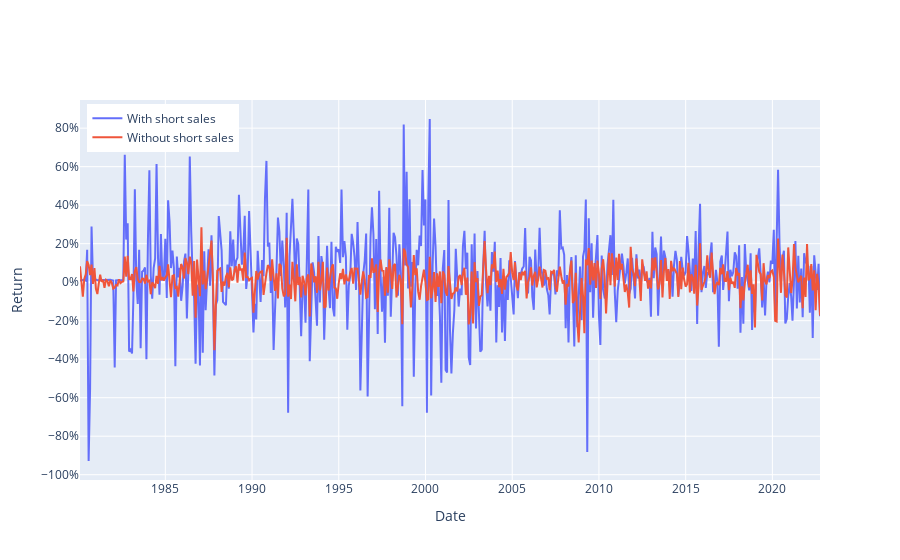

Notebook code for this chart:
### Code cell
# Plot the time-series of returns (sum of risky portfolio weights as hoverdata)
fig = go.Figure()

label_dict = {'ss': 'With short sales',
            'noss': 'Without short sales'}        

for model in ['ss', 'noss']:
    string =  "Strategy: " + label_dict[model] +" <br>"
    string += "Date: %{x}<br>"
    string += "Return: %{y:0.1%}<br>"
    string += "Total Weight in Risky Portfolio: %{customdata: 0.2%} <br>"
    string += "<extra></extra>"

    wgt_list = ['wgt_cal_'+ model] + ['wgt'+asset + "_" + model for asset in asset_list]
    trace=go.Scatter(x=portrets['Date'], y=portrets['retp_'+model], customdata=portrets['sum_risky_'+model], 
        hovertemplate=string, name = label_dict[model])
    fig.add_trace(trace)
fig.layout.yaxis["title"] = "Return"
fig.layout.xaxis["title"] = "Date"
fig.update_yaxes(tickformat=".0%")
fig.update_layout(legend=dict(yanchor="top", y =0.99, xanchor="left", x=0.01))
fig.show()

### Figure 1 — Plotly figure (JSON) as saved in the notebook; plotly's stock layout.template omitted (floating-point values rounded to 4 significant figures; data arrays with more than 128 entries replaced by an {"elided": "..."} marker saying what was removed)
{"data": [{"customdata": {"elided": "513 float values"}, "hovertemplate": "Strategy: With short sales <br>Date: %{x}<br>Return: %{y:0.1%}<br>Total Weight in Risky Portfolio: %{customdata: 0.2%} <br><extra></extra>", "name": "With short sales", "type": "scatter", "x": {"elided": "513 str values"}, "y": {"elided": "513 float values"}}, {"customdata": {"elided": "513 float values"}, "hovertemplate": "Strategy: Without short sales <br>Date: %{x}<br>Return: %{y:0.1%}<br>Total Weight in Risky Portfolio: %{customdata: 0.2%} <br><extra></extra>", "name": "Without short sales", "type": "scatter", "x": {"elided": "513 str values"}, "y": {"elided": "513 float values"}}], "layout": {"legend": {"x": 0.01, "xanchor": "left", "y": 0.99, "yanchor": "top"}, "xaxis": {"title": {"text": "Date"}}, "yaxis": {"tickformat": ".0%", "title": {"text": "Return"}}}}
